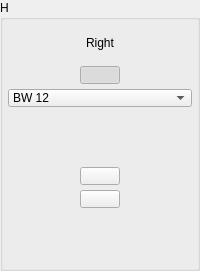
        <widget class="QGroupBox" name="groupBox_H">
         <property name="title">
          <string>H</string>
         </property>
         <layout class="QGridLayout" name="gridLayout_4">
          <property name="leftMargin">
           <number>5</number>
          </property>
          <property name="topMargin">
           <number>5</number>
          </property>
          <property name="rightMargin">
           <number>5</number>
          </property>
          <property name="bottomMargin">
           <number>5</number>
          </property>
          <property name="spacing">
           <number>5</number>
          </property>
          <item row="0" column="0">
           <layout class="QVBoxLayout" name="verticalLayout_3">
            <item>
             <widget class="QLabel" name="label_11">
              <property name="minimumSize">
               <size>
                <width>0</width>
                <height>36</height>
               </size>
              </property>
              <property name="maximumSize">
               <size>
                <width>16777215</width>
                <height>36</height>
               </size>
              </property>
              <property name="text">
               <string>Right</string>
              </property>
              <property name="alignment">
               <set>Qt::AlignCenter</set>
              </property>
             </widget>
            </item>
            <item alignment="Qt::AlignHCenter">
             <widget class="QPushButton" name="pb_Filter_RSetSync">
              <property name="minimumSize">
               <size>
                <width>0</width>
                <height>18</height>
               </size>
              </property>
              <property name="maximumSize">
               <size>
                <width>16777215</width>
                <height>18</height>
               </size>
              </property>
              <property name="focusPolicy">
               <enum>Qt::NoFocus</enum>
              </property>
              <property name="text">
               <string/>
              </property>
              <property name="checkable">
               <bool>true</bool>
              </property>
              <property name="checked">
               <bool>true</bool>
              </property>
             </widget>
            </item>
            <item>
             <widget class="QComboBox" name="cb_Filter_R">
              <property name="minimumSize">
               <size>
                <width>0</width>
                <height>18</height>
               </size>
              </property>
              <property name="maximumSize">
               <size>
                <width>16777215</width>
                <height>18</height>
               </size>
              </property>
              <property name="focusPolicy">
               <enum>Qt::NoFocus</enum>
              </property>
              <property name="currentIndex">
               <number>5</number>
              </property>
              <property name="maxVisibleItems">
               <number>30</number>
              </property>
              <item>
               <property name="text">
                <string>L-R 12</string>
               </property>
              </item>
              <item>
               <property name="text">
                <string>L-R 24</string>
               </property>
              </item>
              <item>
               <property name="text">
                <string>L-R 36</string>
               </property>
              </item>
              <item>
               <property name="text">
                <string>L-R 48</string>
               </property>
              </item>
              <item>
               <property name="text">
                <string>BW 6</string>
               </property>
              </item>
              <item>
               <property name="text">
                <string>BW 12</string>
               </property>
              </item>
              <item>
               <property name="text">
                <string>BW 18</string>
               </property>
              </item>
              <item>
               <property name="text">
                <string>BW 24</string>
               </property>
              </item>
              <item>
               <property name="text">
                <string>BW 30</string>
               </property>
              </item>
              <item>
               <property name="text">
                <string>BW 36</string>
               </property>
              </item>
              <item>
               <property name="text">
                <string>BW 42</string>
               </property>
              </item>
              <item>
               <property name="text">
                <string>BW 48</string>
               </property>
              </item>
             </widget>
            </item>
            <item alignment="Qt::AlignHCenter">
             <widget class="ConfigGainWidget" name="dsb_Filter_R_Freq" native="true">
              <property name="minimumSize">
               <size>
                <width>50</width>
                <height>50</height>
               </size>
              </property>
              <property name="maximumSize">
               <size>
                <width>50</width>
                <height>50</height>
               </size>
              </property>
             </widget>
            </item>
            <item alignment="Qt::AlignHCenter">
             <widget class="QPushButton" name="pb_Output_Invert_R">
              <property name="minimumSize">
               <size>
                <width>0</width>
                <height>18</height>
               </size>
              </property>
              <property name="maximumSize">
               <size>
                <width>16777215</width>
                <height>18</height>
               </size>
              </property>
              <property name="focusPolicy">
               <enum>Qt::NoFocus</enum>
              </property>
              <property name="styleSheet">
               <string notr="true"/>
              </property>
              <property name="text">
               <string/>
              </property>
              <property name="checkable">
               <bool>true</bool>
              </property>
              <property name="checked">
               <bool>false</bool>
              </property>
             </widget>
            </item>
            <item alignment="Qt::AlignHCenter">
             <widget class="QPushButton" name="pb_Output_Mute_R">
              <property name="minimumSize">
               <size>
                <width>0</width>
                <height>18</height>
               </size>
              </property>
              <property name="maximumSize">
               <size>
                <width>16777215</width>
                <height>18</height>
               </size>
              </property>
              <property name="focusPolicy">
               <enum>Qt::NoFocus</enum>
              </property>
              <property name="styleSheet">
               <string notr="true"/>
              </property>
              <property name="text">
               <string/>
              </property>
              <property name="checkable">
               <bool>true</bool>
              </property>
              <property name="checked">
               <bool>false</bool>
              </property>
             </widget>
            </item>
            <item alignment="Qt::AlignHCenter">
             <widget class="ConfigGainWidget" name="dsb_Output_Level_R" native="true">
              <property name="minimumSize">
               <size>
                <width>50</width>
                <height>50</height>
               </size>
              </property>
              <property name="maximumSize">
               <size>
                <width>50</width>
                <height>50</height>
               </size>
              </property>
             </widget>
            </item>
           </layout>
          </item>
         </layout>
        </widget>
